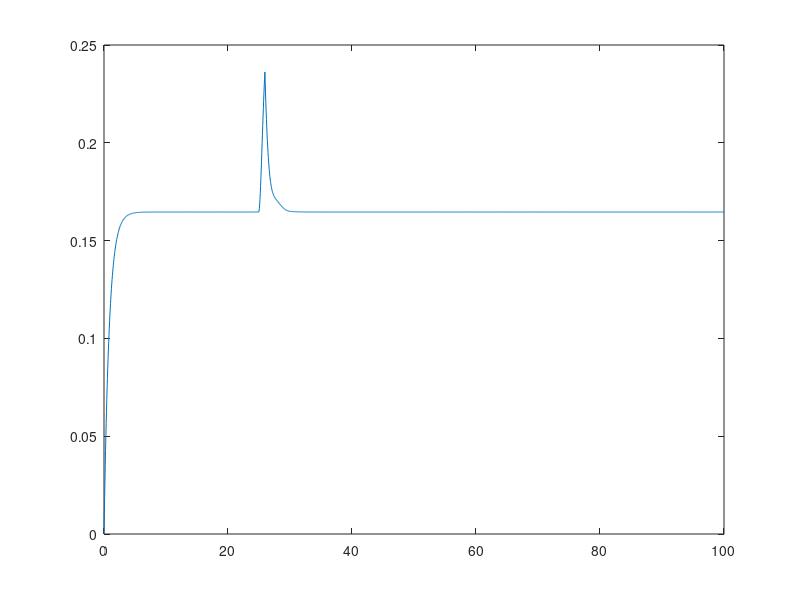
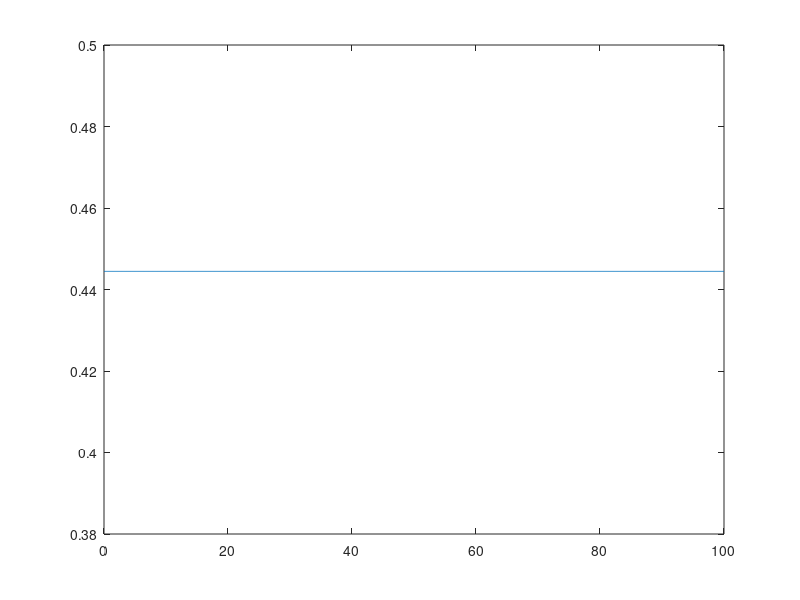

Write MATLAB code to recreate these figures, in order.
clc;
clearvars;
close all

%%%
d = 4; %dimension of the annihilation and creation operator
J = 1;
W = rand(1,2);
eta = W(1)^2 + W(2)^2;
gamma = 1;
P = 0.2; %Incohernet pumping
swtich_H_I = 1;

dt = 0.05;
T = 0:dt:100;

a = diag(sqrt(1:d-1),1); %annihilation operator
I_a = eye(d);
I_b = eye(2);
sig_z = [1,0;0,-1];
sig_m = [0,0;1,0];
sig_p = [0,1;0,0];
gs = [0;1]; %Ground state
es = [1;0]; %Excited state


b1 = kron(sig_m, kron(I_b, I_a));
b2 = kron(I_b, kron(sig_m, I_a));
A = kron(I_b, kron(I_b,a));
% a2 = kron(I_b, a);

H_R = J*(b1'*b2 + b2'*b1);
% H_I = W(1)*(A'*b1 + b1'*A) + W(2)*(A'*b2 + b2'*A );


% b11 = kron
psi = kron(gs,gs); %reservoir 1 : excited, reservoir 2 : ground
Rho_b = psi*psi';



%psi = [0;0;0;0.1];


%Thermal state
nth = 0.5;
Rho_th = 0;

for i=0:d-1
    Rho_th = Rho_th+(nth^i/(1+nth)^(i+1))*I_a(:,i+1)*I_a(:,i+1)';
    % Rho_th = Rho_th + (nth/(1+nth))^i * I_a(:,i+1)*I_a(:,i+1)';
end

for i=0:d-1
    Pn_th(i+1) = I_a(:,i+1)'*Rho_th*I_a(:,i+1);
end

% figure()
% bar(0:d-1, Pn_th, 'r')

% rho = kron(Rho_th, Rho_b);
rho = kron(Rho_b, Rho_th);
trace(rho*b1'*b1)
% trace(Rho_th) %should be 1
% trace(Rho_th*a'*a) %should be n_th
% trace(rho) %should be 1
% trace()


tau = 20;
time = 500;
for t=1:length(T)
    % Pe(t) = kron(es, If(:,1))'*rho*kron(es, If(:,1));
    % correlation(t) = trace(rho*A'*A'*A*A)/trace(rho*A'*A)^2;
    n1(t) = trace(rho*b1'*b1);
    n2(t) = trace(rho*b2'*b2);
    n_a(t) = trace(rho*A'*A); %this should be constant when u add cascade coupling term
    
    % H_I = W(1)*(A*rho*b1' - b1'*A*rho + b1*rho*A' - rho*A'*b1) ...
    %     + W(2)*(A*rho*b2' - b2'*A*rho + b2*rho*A' - rho*A'*b2);
    H = H_R;
    K1 = -1i*(H*rho - rho*H) + (W(1)*(A*rho*b1' - b1'*A*rho + b1*rho*A' - rho*A'*b1) ...
                             + W(2)*(A*rho*b2' - b2'*A*rho + b2*rho*A' - rho*A'*b2))*(t>=time).*(t<time+tau) ...
                             + 1i*eta/(2*gamma)*(2*A*rho*A' - A'*A*rho - rho*A'*A)*(t>=time).*(t<time+tau) ...
                             + gamma/2*(2*b1*rho*b1' - rho*b1'*b1 - b1'*b1*rho) ...
                             + gamma/2*(2*b2*rho*b2' - rho*b2'*b2 - b2'*b2*rho) ...
                             + P/2*(2*b1'*rho*b1 - rho*b1*b1' - b1*b1'*rho)...
                             + P/2*(2*b2'*rho*b2 - rho*b2*b2' - b2*b2'*rho);
    rho1 = rho + 0.5*dt*K1;
    K2 = -1i*(H*rho1 - rho1*H) + (W(1)*(A*rho1*b1' - b1'*A*rho1 + b1*rho1*A' - rho1*A'*b1) ...
                               + W(2)*(A*rho1*b2' - b2'*A*rho1 + b2*rho1*A' - rho1*A'*b2))*(t>=time).*(t<time+tau) ...
                               + 1i*eta/(2*gamma)*(2*A*rho1*A' - A'*A*rho1 - rho1*A'*A)*(t>=time).*(t<time+tau) ...
                               + gamma/2*(2*b1*rho1*b1' - rho1*b1'*b1 - b1'*b1*rho1) ...
                               + gamma/2*(2*b2*rho1*b2' - rho1*b2'*b2 - b2'*b2*rho1) ...
                               + P/2*(2*b1'*rho1*b1 - rho1*b1*b1' - b1*b1'*rho1) ...
                               + P/2*(2*b2'*rho1*b2 - rho1*b2*b2' - b2*b2'*rho1);
    rho2 = rho + 0.5*dt*K2;
    K3 = -1i*(H*rho2 - rho2*H) + (W(1)*(A*rho2*b1' - b1'*A*rho2 + b1*rho2*A' - rho2*A'*b1) ...
                               + W(2)*(A*rho2*b2' - b2'*A*rho2 + b2*rho2*A' - rho2*A'*b2))*(t>=time).*(t<time+tau) ...
                               + 1i*eta/(2*gamma)*(2*A*rho2*A' - A'*A*rho2 - rho2*A'*A)*(t>=time).*(t<time+tau) ...
                               + gamma/2*(2*b1*rho2*b1' - rho2*b1'*b1 - b1'*b1*rho2) ...
                               + gamma/2*(2*b2*rho2*b2' - rho2*b2'*b2 - b2'*b2*rho2) ...
                               + P/2*(2*b1'*rho2*b1 - rho2*b1*b1' - b1*b1'*rho2) ...
                               + P/2*(2*b2'*rho2*b2 - rho2*b2*b2' - b2*b2'*rho2);
    rho3 = rho + dt*K3;
    K4 = -1i*(H*rho3 - rho3*H) + (W(1)*(A*rho3*b1' - b1'*A*rho3 + b1*rho3*A' - rho3*A'*b1) ...
                               + W(2)*(A*rho3*b2' - b2'*A*rho3 + b2*rho3*A' - rho3*A'*b2))*(t>=time).*(t<time+tau) ...
                               + 1i*eta/(2*gamma)*(2*A*rho3*A' - A'*A*rho3 - rho3*A'*A)*(t>=time).*(t<time+tau) ...
                               + gamma/2*(2*b1*rho3*b1' - rho3*b1'*b1 - b1'*b1*rho3) ...
                               + gamma/2*(2*b2*rho3*b2' - rho3*b2'*b2 - b2'*b2*rho3) ...
                               + P/2*(2*b1'*rho3*b1 - rho3*b1*b1' - b1*b1'*rho3) ...
                               + P/2*(2*b2'*rho3*b2 - rho3*b2*b2' - b2*b2'*rho3);

    rho = rho + 1/6*dt*(K1+2*K2+2*K3+K4);
end


figure()
plot(T,abs(n1))
hold on
% plot(T,abs(n2))
% 
figure()
plot(T,abs(n_a))
